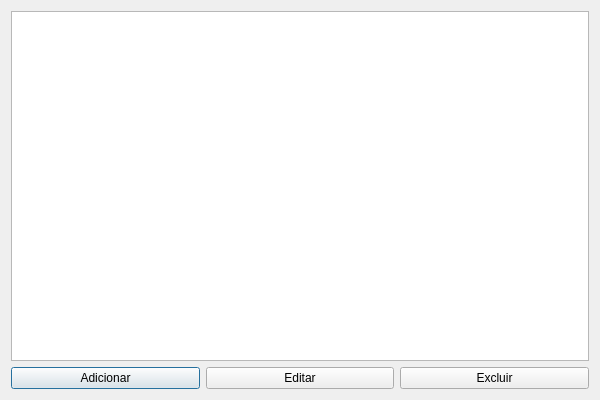
<?xml version="1.0" encoding="UTF-8"?>
<!-- Path: gui\volumes\manage_volumes_dialog.ui -->
<ui version="4.0">
 <class>ManageVolumesDialog</class>
 <widget class="QDialog" name="ManageVolumesDialog">
  <property name="geometry">
   <rect>
    <x>0</x>
    <y>0</y>
    <width>600</width>
    <height>400</height>
   </rect>
  </property>
  <property name="windowTitle">
   <string>Gerenciar Volumes de Armazenamento</string>
  </property>
  <layout class="QVBoxLayout" name="verticalLayout">
   <item>
    <widget class="QTableWidget" name="volumesTable"/>
   </item>
   <item>
    <layout class="QHBoxLayout" name="horizontalLayout">
     <item>
      <widget class="QPushButton" name="addButton">
       <property name="text">
        <string>Adicionar</string>
       </property>
      </widget>
     </item>
     <item>
      <widget class="QPushButton" name="editButton">
       <property name="text">
        <string>Editar</string>
       </property>
      </widget>
     </item>
     <item>
      <widget class="QPushButton" name="deleteButton">
       <property name="text">
        <string>Excluir</string>
       </property>
      </widget>
     </item>
    </layout>
   </item>
  </layout>
 </widget>
 <resources/>
 <connections/>
</ui>
